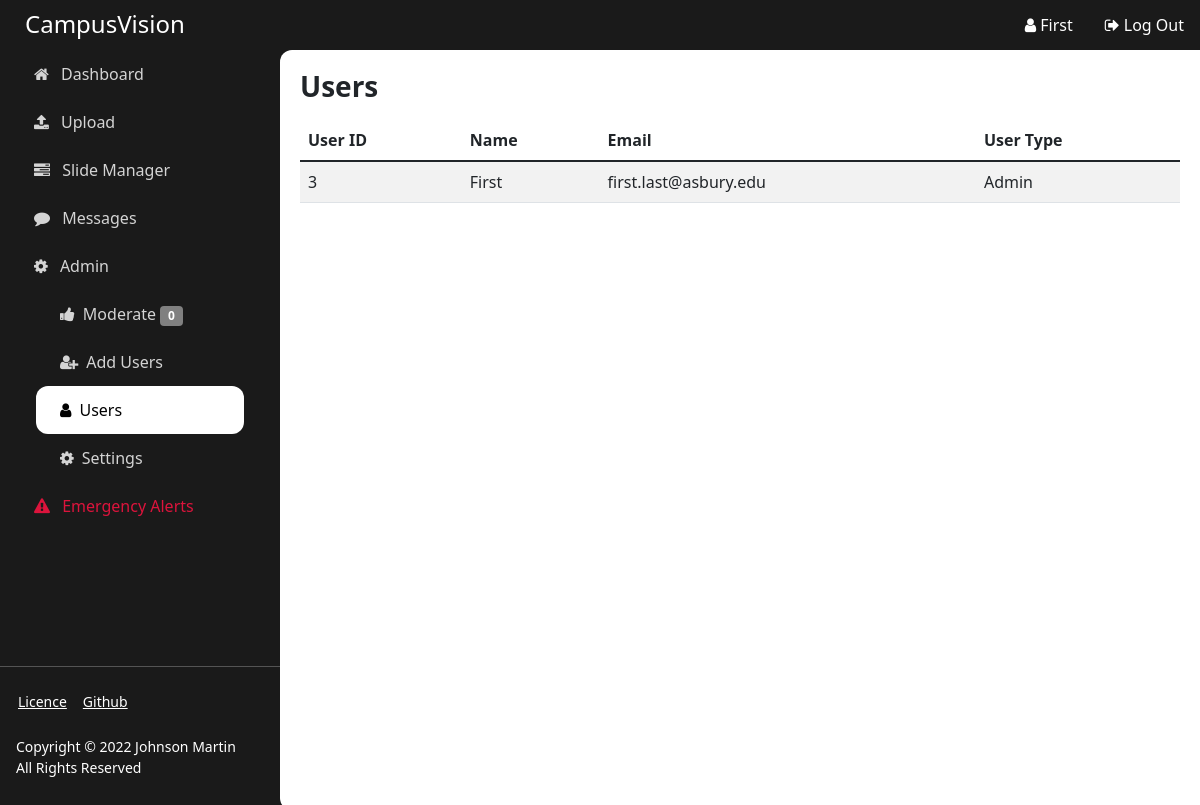
The page /usermanager (signed in) on the database its author committed.
### app/models.py (models this page shows)
class User(UserMixin, db.Model):
    id = db.Column(db.Integer, primary_key=True)
    email = db.Column(db.String(100), unique=True)
    password = db.Column(db.String(100))
    name = db.Column(db.String(1000))
    is_admin = db.Column(db.Integer)

### app/auth.py (the view)
@auth.route('/usermanager')
@login_required
def usermanager():
    if current_user.is_authenticated:
        if current_user.is_admin:
            return render_template('manager-users.html',
                                   title="Users",
                                   users=User.query.all(),
                                   name=current_user.name,
                                   mod_count=mod_counter()
            )
    return redirect(url_for('auth.login'))

### app/app.py (called while the page is built)
def create_app():
    app = Flask(__name__, instance_relative_config=True)
    app.config.from_pyfile('config.py')
    db.init_app(app)
    login_manager = LoginManager()
    login_manager.login_view = 'auth.login'
    login_manager.init_app(app)
    from .models import User
    @login_manager.user_loader
    def load_user(user_id):
        return User.query.get(int(user_id))
    from .auth import auth as auth_blueprint
    app.register_blueprint(auth_blueprint)
    from .views import main as main_blueprint
    app.register_blueprint(main_blueprint)
    from .api import api as api_blueprint
    app.register_blueprint(api_blueprint)
    return app

### app/utils.py (called while the page is built)
def mod_counter():
    count = 0
    for slide in reversed(Slide.query.all()):
        if slide.approval == "Waiting Review":
            count += 1
    return count

### app/templates/manager-users.html
{% extends "base.html" %}
{% block content %}
  <table id="data" class="table table-striped">
    <thead>
      <tr>
        <th>User ID</th>
        <th>Name</th>
        <th>Email</th>
        <th>User Type</th>
      </tr>
    </thead>
    <tbody>
      {% for user in users %}
        <tr>
          <td>{{ user['id'] }}</td>
          <td>{{ user['name'] }}</td>
          <td>{{ user['email'] }}</td>
          <td>{% if user['is_admin'] %} Admin {% else %}Contributor{% endif %}</td>
        </tr>
      {% endfor %}
    </tbody>
  </table>
{% endblock %}

### app/templates/base.html (shortened to what this page needs)
<!doctype html>
<html>
  <head>
    <link rel="stylesheet" href="https://cdn.jsdelivr.net/npm/bootstrap@5.1.3/dist/css/bootstrap.min.css">
    <link rel="stylesheet" href="https://cdnjs.cloudflare.com/ajax/libs/font-awesome/4.7.0/css/font-awesome.min.css">
    <link rel="stylesheet" href="{{ url_for('static', filename='main.css') }}">
  </head>
  <body>
    <main style="max-width: none; display: flex; flex-wrap: nowrap;">
      <div class="sidebar d-flex flex-column flex-shrink-0 text-white">
        <h4 class="app-title">CampusVision</h4>
        <ul class="nav nav-pills flex-column mb-auto">
          <li class="nav-item">
            <a href="/" class="nav-link side-nav {% if request.path == '/' %}active{% endif %}" aria-current="page">
              <i class="fa fa-home"></i>
              Dashboard
            </a>
          </li>
          <li>
            <a href="/upload" class="nav-link side-nav {% if request.path == '/upload' %}active{% endif %}">
              <i class="fa fa-upload"></i>
              Upload
            </a>
          </li>
          <li>
            <a href="/manager" class="nav-link side-nav {% if request.path == '/manager' %}active{% endif %}" aria-current="page">
              <i class="fa fa-tasks"></i>
              Slide Manager
            </a>
          </li>
          <li>
            <a href="/messages" class="nav-link side-nav {% if request.path == '/messages' %}active{% endif %}" aria-current="page">
              <i class="fa fa-comment"></i>
              Messages
            </a>
          </li>
          <li>
              <a href="#" class="nav-link side-nav {% if request.path == '/admin' %}active{% endif %}">
                <i class="fa fa-cog"></i>
                Admin
              </a>
              <ul class="list-unstyled nav-link" style="padding-top: 0px; padding-bottom: 0px;">
                <li>
                  <a href="/mod" class="nav-link side-nav {% if request.path == '/mod' %}active{% endif %}"><i class="fa fa-thumbs-up"></i>Moderate <span class="badge badge-info">{{ mod_count }}</span></a>
                </li>
                <li>
                  <a href="/signup" class="nav-link side-nav {% if request.path == '/signup' %}active{% endif %}"><i class="fa fa-user-plus"></i>Add Users</a>
                </li>
                <li>
                  <a href="/usermanager" class="nav-link side-nav {% if request.path == '/usermanager' %}active{% endif %}"><i class="fa fa-user"></i>Users</a>
                <li>
                  <a href="/settings" class="nav-link side-nav {% if request.path == '/settings' %}active{% endif %}"><i class="fa fa-cog"></i>Settings</a>
                </li>
              </ul>
          </li>
          <li>
            <a href="/alerts" class="nav-link side-nav {% if request.path == '/alerts' %}active{% endif %}" style="color: crimson;">
              <i class="fa fa-exclamation-triangle"></i>
              Emergency Alerts
            </a>
          </li>
        </ul>
        <hr>
        <div class="bottom-nav">
        <a href="https://www.gnu.org/licenses/gpl-3.0.en.html" class="small">Licence</a>
        <a href="https://github.com/JohnsonLM/CampusVision" class="small">Github</a>
        </div>
        <p class="small p-3">Copyright © 2022 Johnson Martin<br>All Rights Reserved</p>
      </div>
      <div class="main-body d-flex flex-column" style="flex-grow: 1;">
        <nav class="topnav navbar">
          {% if current_user.is_authenticated %}
          <a href="/profile" class="ms-auto nav-link">
            <i class="fa fa-user"></i>
            {{ name }}
          </a>
          <a href="/logout" class="mr-auto nav-link">
            <i class="fa fa-sign-out"></i>
            Log Out
          </a>
          {% else %}
          <a href="/login" class="ms-auto nav-link">
            <i class="fa fa-sign-in"></i>
            Log In
          </a>
          {% endif %}
        </nav>
          <div class="content-box" style="padding: 20px;">
          <h3 style="margin-bottom: 1rem;"><strong>{{ title }}</strong></h3>
          {% block content %}{% endblock %}
          </div>
      </div>
    </main>
  </body>
</html>

### app/static/main.css (style rules this page uses)
html { font-size: 100%; box-sizing: border-box; }
.main-body { background: #1a1a1a; }
*, *:before, *:after { box-sizing: inherit; }
.btn-primary, .side-nav { color: white; background-color: #3e1952; border: none; }
.side-nav.active { color: black !important; background-color: white !important; border: none !important; }
.nav-pills .nav-link { color: #d4d4d4; margin-right: 10px; margin-left: 10px; border-radius: 12px; }
.app-title { height: 50px; padding: 10px; margin-bottom: 0rem; padding-left: 25px; background: #1a1a1a; }
.topnav { height: 50px; background: #3e1952; color: white; background: #1a1a1a; }
.topnav a { color: white; text-align: center; padding-top: 0px; padding-bottom: 0px; }
.sidebar { background: #1a1a1a; width: 280px; min-height: 100vh; }
.side-nav i { padding: 8px; }
.content-box { border-radius: 12px 0px 0px 12px; min-height: 95vh; background: white; }
.badge-info { background-color: grey; }
.bottom-nav { display: flex; margin-left: 10px; }
.bottom-nav a { padding: 8px; color: white; }

### rows shown on the page
User: name "First", id "3", email "first.last@asbury.edu", is_admin "Admin"

### other values the page prints
{{ mod_count }} "0"
{{ title }} "Users"
